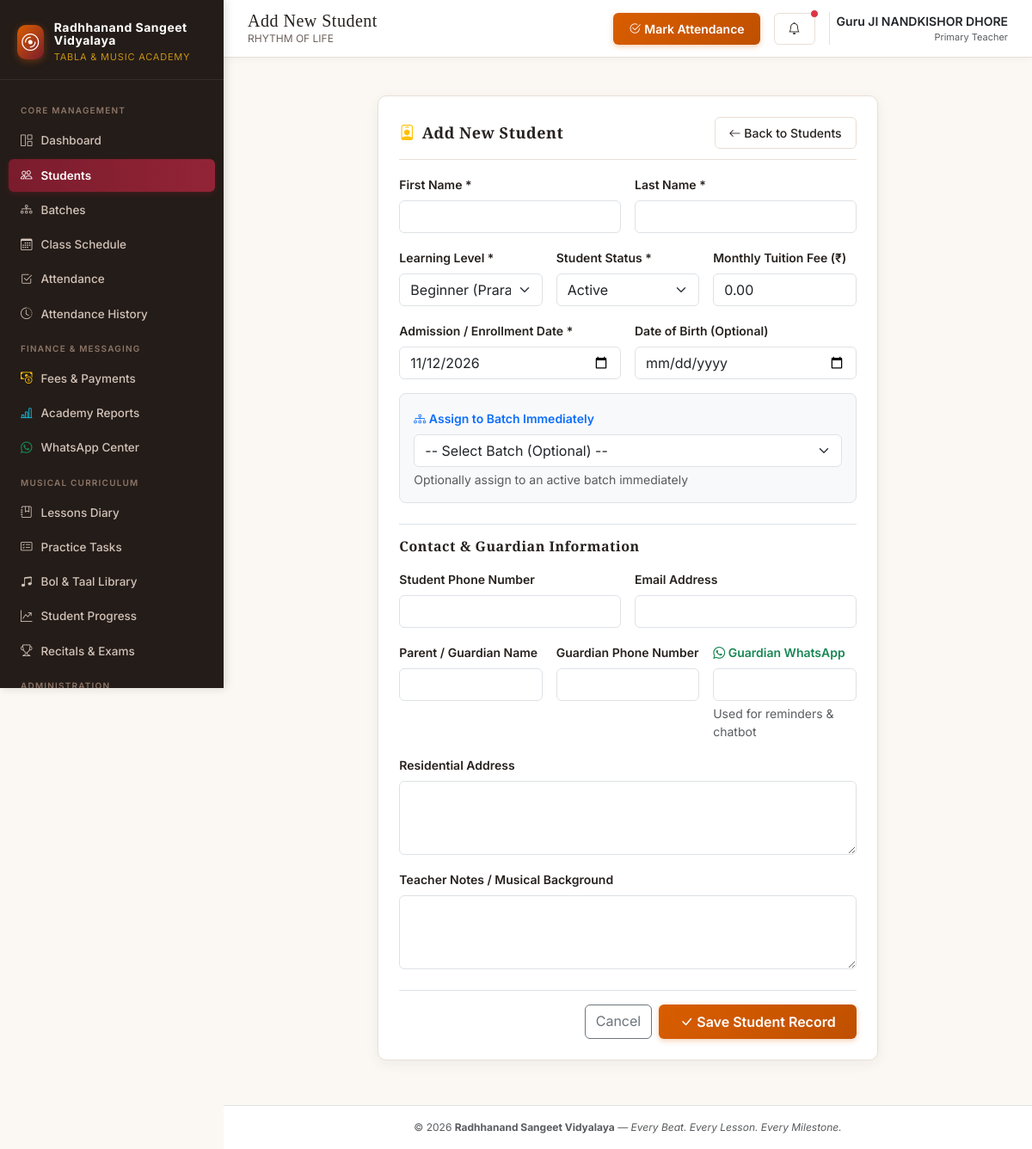
The page /students/add/ (signed in) on the database its author committed.
### academy/models.py (models this page shows, shortened)
class AcademySettings(models.Model):
    academy_name = models.CharField(max_length=200, default="Radhhanand Sangeet Vidyalaya")
    tagline = models.CharField(max_length=255, default="Every Beat. Every Lesson. Every Milestone.")
    teacher_name = models.CharField(max_length=150, default="Guru Ji")
    phone = models.CharField(max_length=25, blank=True, default="+91 98765 43210", help_text="Official academy contact phone")
    email = models.EmailField(blank=True, default="contact@radhhanand.org", help_text="Official academy email")
    address = models.TextField(blank=True, default="Radhhanand Sangeet Vidyalaya, India", help_text="Academy premises address")
    whatsapp_number = models.CharField(max_length=25, blank=True, default="+91 98765 43210", help_text="Official academy WhatsApp number")
    attendance_threshold = models.FloatField(
        default=75.0,
        help_text="Attendance percentage threshold below which alerts are flagged (e.g. 75%)"
    )
    consecutive_absence_threshold = models.PositiveIntegerField(
        default=3,
        help_text="Number of consecutive conducted sessions missed before an alert triggers"
    )
    currency_symbol = models.CharField(max_length=10, default="₹")
    date_format = models.CharField(max_length=30, default="YYYY-MM-DD")
    enable_fees = models.BooleanField(default=True, help_text="Enable or disable fee management module")
    enable_late_status = models.BooleanField(default=False, help_text="Enable 'Late' as an attendance status")
    default_class_duration = models.PositiveIntegerField(default=60, help_text="Default duration in minutes")
    updated_at = models.DateTimeField(auto_now=True)
    class Meta:
        verbose_name = "Academy Settings"
        verbose_name_plural = "Academy Settings"
    @classmethod
    def get_settings(cls):
        settings_obj = cls.objects.first()
        if not settings_obj:
            settings_obj = cls.objects.create(academy_name="Radhhanand Sangeet Vidyalaya")
        elif settings_obj.academy_name != "Radhhanand Sangeet Vidyalaya":
            settings_obj.academy_name = "Radhhanand Sangeet Vidyalaya"
            settings_obj.save(update_fields=['academy_name'])
        return settings_obj

### academy/views.py (the view)
# urls.py: path('students/add/', views.student_create, name='student_create'),
@login_required
def student_create(request):
    if request.method == 'POST':
        form = StudentForm(request.POST)
        if form.is_valid():
            student = form.save()
            initial_batch = form.cleaned_data.get('initial_batch')
            if initial_batch:
                BatchEnrollment.objects.create(
                    student=student,
                    batch=initial_batch,
                    enrolled_date=student.enrollment_date,
                    is_active=True
                )
            messages.success(request, f"Student {student.full_name} ({student.student_id}) created successfully.")
            return redirect('student_detail', student_id=student.id)
    else:
        form = StudentForm()
    return render(request, 'academy/students/student_form.html', {'form': form, 'title': 'Add New Student'})

### academy/templates/academy/students/student_form.html (shortened to what this page needs)
{% extends 'academy/base.html' %}
{% block page_title %}{{ title }}{% endblock %}
{% block content %}
<div class="row justify-content-center">
    <div class="col-12 col-lg-8">
        <div class="taal-card">
            <div class="taal-card-header d-flex justify-content-between align-items-center mb-3">
                <h3 class="taal-card-title mb-0"><i class="bi bi-person-badge text-warning"></i> {{ title }}</h3>
                <a href="{% url 'student_list' %}" class="btn btn-sm btn-taal-outline"><i class="bi bi-arrow-left"></i> Back to Students</a>
            </div>
            <form method="POST" novalidate>
                <div class="row g-3 mb-3">
                    <div class="col-12 col-md-6">
                        <label class="form-label small fw-semibold">First Name *</label>
                        {{ form.first_name }}
                    </div>
                    <div class="col-12 col-md-6">
                        <label class="form-label small fw-semibold">Last Name *</label>
                        {{ form.last_name }}
                    </div>
                </div>
                <div class="row g-3 mb-3">
                    <div class="col-12 col-md-4">
                        <label class="form-label small fw-semibold">Learning Level *</label>
                        {{ form.level }}
                    </div>
                    <div class="col-12 col-md-4">
                        <label class="form-label small fw-semibold">Student Status *</label>
                        {{ form.status }}
                    </div>
                    <div class="col-12 col-md-4">
                        <label class="form-label small fw-semibold">Monthly Tuition Fee (₹)</label>
                        {{ form.monthly_fee }}
                    </div>
                </div>
                <div class="row g-3 mb-3">
                    <div class="col-12 col-md-6">
                        <label class="form-label small fw-semibold">Admission / Enrollment Date *</label>
                        {{ form.enrollment_date }}
                    </div>
                    <div class="col-12 col-md-6">
                        <label class="form-label small fw-semibold">Date of Birth (Optional)</label>
                        {{ form.date_of_birth }}
                    </div>
                </div>
                {% if form.initial_batch %}
                <div class="mb-3 p-3 bg-light rounded-3 border">
                    <label class="form-label small fw-semibold text-primary"><i class="bi bi-diagram-3"></i> Assign to Batch Immediately</label>
                    {{ form.initial_batch }}
                    <small class="text-muted d-block mt-1">{{ form.initial_batch.help_text }}</small>
                </div>
                {% endif %}
                <h5 class="fw-bold mt-4 mb-3 pt-3 border-top brand-font" style="font-size: 16px;">Contact & Guardian Information</h5>
                <div class="row g-3 mb-3">
                    <div class="col-12 col-md-6">
                        <label class="form-label small fw-semibold">Student Phone Number</label>
                        {{ form.phone }}
                    </div>
                    <div class="col-12 col-md-6">
                        <label class="form-label small fw-semibold">Email Address</label>
                        {{ form.email }}
                    </div>
                </div>
                <div class="row g-3 mb-3">
                    <div class="col-12 col-md-4">
                        <label class="form-label small fw-semibold">Parent / Guardian Name</label>
                        {{ form.guardian_name }}
                    </div>
                    <div class="col-12 col-md-4">
                        <label class="form-label small fw-semibold">Guardian Phone Number</label>
                        {{ form.guardian_phone }}
                    </div>
                    <div class="col-12 col-md-4">
                        <label class="form-label small fw-semibold text-success"><i class="bi bi-whatsapp"></i> Guardian WhatsApp</label>
                        {{ form.guardian_whatsapp }}
                        <div class="form-text small">Used for reminders & chatbot</div>
                    </div>
                </div>
                <div class="mb-3">
                    <label class="form-label small fw-semibold">Residential Address</label>
                    {{ form.address }}
                </div>
                <div class="mb-4">
                    <label class="form-label small fw-semibold">Teacher Notes / Musical Background</label>
                    {{ form.notes }}
                </div>
                <div class="d-flex justify-content-end gap-2 pt-3 border-top">
                    <a href="{% url 'student_list' %}" class="btn btn-outline-secondary">Cancel</a>
                    <button type="submit" class="btn btn-taal-primary px-4"><i class="bi bi-check-lg"></i> Save Student Record</button>
                </div>
            </form>
        </div>
    </div>
</div>
{% endblock %}

### academy/templates/academy/base.html (shortened to what this page needs)
{% load static %}
<!DOCTYPE html>
<html lang="en">
<head>
    <link href="https://cdn.jsdelivr.net/npm/bootstrap@5.3.3/dist/css/bootstrap.min.css" rel="stylesheet">
    <link rel="stylesheet" href="https://cdn.jsdelivr.net/npm/bootstrap-icons@1.11.3/font/bootstrap-icons.min.css">
    <link rel="stylesheet" href="{% static 'academy/css/taal.css' %}">
</head>
<body>
    <div class="app-container">
        {% if user.is_authenticated %}
        <aside class="app-sidebar no-print" id="appSidebar">
            <div class="sidebar-header d-flex justify-content-between align-items-center">
                <a href="{% url 'dashboard' %}" class="brand-badge text-decoration-none">
                    <div class="brand-icon">
                        <i class="bi bi-disc"></i>
                    </div>
                    <div>
                        <div class="brand-title" style="font-size: 14px; font-weight: 700; letter-spacing: 0.5px;">Radhhanand Sangeet Vidyalaya</div>
                        <div class="brand-subtitle" style="font-size: 11px; color: #C69214;">Tabla & Music Academy</div>
                    </div>
                </a>
            </div>
            <nav class="sidebar-nav">
                <div class="nav-section-title">Core Management</div>
                <a href="{% url 'dashboard' %}" class="nav-link-custom {% if request.resolver_match.url_name == 'dashboard' %}active{% endif %}">
                    <span class="nav-left"><i class="bi bi-grid-1x2"></i> Dashboard</span>
                </a>
                <a href="{% url 'student_list' %}" class="nav-link-custom {% if 'student' in request.resolver_match.url_name %}active{% endif %}">
                    <span class="nav-left"><i class="bi bi-people"></i> Students</span>
                </a>
                <a href="{% url 'batch_list' %}" class="nav-link-custom {% if 'batch' in request.resolver_match.url_name %}active{% endif %}">
                    <span class="nav-left"><i class="bi bi-diagram-3"></i> Batches</span>
                </a>
                <a href="{% url 'session_list' %}" class="nav-link-custom {% if 'session' in request.resolver_match.url_name %}active{% endif %}">
                    <span class="nav-left"><i class="bi bi-calendar3"></i> Class Schedule</span>
                </a>
                <a href="{% url 'attendance_hub' %}" class="nav-link-custom {% if request.resolver_match.url_name == 'attendance_hub' or request.resolver_match.url_name == 'attendance_mark' %}active{% endif %}">
                    <span class="nav-left"><i class="bi bi-check2-square"></i> Attendance</span>
                </a>
                <a href="{% url 'attendance_history' %}" class="nav-link-custom {% if request.resolver_match.url_name == 'attendance_history' or request.resolver_match.url_name == 'attendance_audit_list' %}active{% endif %}">
                    <span class="nav-left"><i class="bi bi-clock-history"></i> Attendance History</span>
                </a>
                <div class="nav-section-title">Finance & Messaging</div>
                <a href="{% url 'fee_dashboard' %}" class="nav-link-custom {% if 'fee' in request.resolver_match.url_name or 'payment' in request.resolver_match.url_name or 'receipt' in request.resolver_match.url_name %}active{% endif %}">
                    <span class="nav-left"><i class="bi bi-cash-coin text-warning"></i> Fees & Payments</span>
                </a>
                <a href="{% url 'attendance_reports' %}" class="nav-link-custom {% if 'report' in request.resolver_match.url_name %}active{% endif %}">
                    <span class="nav-left"><i class="bi bi-bar-chart-line text-info"></i> Academy Reports</span>
                </a>
                <a href="{% url 'whatsapp_hub' %}" class="nav-link-custom {% if 'whatsapp' in request.resolver_match.url_name %}active{% endif %}">
                    <span class="nav-left"><i class="bi bi-whatsapp text-success"></i> WhatsApp Center</span>
                </a>
                <div class="nav-section-title">Musical Curriculum</div>
                <a href="{% url 'lesson_list' %}" class="nav-link-custom {% if 'lesson' in request.resolver_match.url_name %}active{% endif %}">
                    <span class="nav-left"><i class="bi bi-journal-bookmark"></i> Lessons Diary</span>
                </a>
                <a href="{% url 'assignment_list' %}" class="nav-link-custom {% if 'assignment' in request.resolver_match.url_name %}active{% endif %}">
                    <span class="nav-left"><i class="bi bi-card-checklist"></i> Practice Tasks</span>
                </a>
                <a href="{% url 'taal_list' %}" class="nav-link-custom {% if 'library' in request.resolver_match.url_name or 'taal' in request.resolver_match.url_name or 'composition' in request.resolver_match.url_name %}active{% endif %}">
                    <span class="nav-left"><i class="bi bi-music-note-beamed"></i> Bol & Taal Library</span>
                </a>
                <a href="{% url 'progress_list' %}" class="nav-link-custom {% if 'progress' in request.resolver_match.url_name %}active{% endif %}">
                    <span class="nav-left"><i class="bi bi-graph-up-arrow"></i> Student Progress</span>
                </a>
                <a href="{% url 'performance_list' %}" class="nav-link-custom {% if 'performance' in request.resolver_match.url_name or 'exam' in request.resolver_match.url_name %}active{% endif %}">
                    <span class="nav-left"><i class="bi bi-trophy"></i> Recitals & Exams</span>
                </a>
                <div class="nav-section-title">Administration</div>
            </nav>
        </aside>
        {% endif %}
        <div class="app-main">
            {% if user.is_authenticated %}
            <header class="app-topbar no-print">
                <div class="d-flex align-items-center gap-3">
                    <div class="topbar-title-area">
                        <h2>{% block page_title %}{{ academy_settings.academy_name }}{% endblock %}</h2>
                        <p class="d-none d-sm-block">{{ academy_settings.tagline }}</p>
                    </div>
                </div>
                <div class="topbar-actions">
                    <a href="{% url 'attendance_hub' %}" class="btn btn-sm btn-taal-primary d-none d-sm-inline-flex align-items-center gap-1">
                        <i class="bi bi-check2-circle"></i> Mark Attendance
                    </a>
                    <a href="{% url 'alert_list' %}" class="btn btn-sm btn-taal-outline position-relative" aria-label="Alerts">
                        <i class="bi bi-bell"></i>
                        {% if unread_alerts_count > 0 %}
                        <span class="position-absolute top-0 start-100 translate-middle p-1 bg-danger border border-light rounded-circle"></span>
                        {% endif %}
                    </a>
                    <div class="d-flex align-items-center gap-2 ps-2 border-start">
                        <div class="text-end d-none d-md-block">
                            <div class="small fw-semibold text-dark">{{ academy_settings.teacher_name }}</div>
                            <div class="text-muted" style="font-size: 11px;">Primary Teacher</div>
                        </div>
                    </div>
                </div>
            </header>
            {% endif %}
            <div class="container-fluid px-3 px-sm-4 pt-3 no-print">
            </div>
            <main class="page-content">
                {% block content %}{% endblock %}
            </main>
            <footer class="text-center py-3 text-muted border-top bg-white mt-auto no-print" style="font-size: 12px;">
                <div class="container">
                    &copy; {{ current_year }} <strong>{{ academy_settings.academy_name }}</strong> &mdash; <em>Every Beat. Every Lesson. Every Milestone.</em>
                </div>
            </footer>
        </div>
    </div>
</body>
</html>

### rows shown on the page
AcademySettings: tagline "RHYTHM OF LIFE", teacher_name "Guru JI NANDKISHOR DHORE", academy_name "Radhhanand Sangeet Vidyalaya"

### other values the page prints
{{ title }} "Add New Student"
